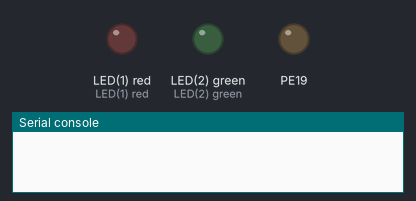
This program was run on a simulated pyboard running MicroPython. On the bench: output pins drawn as LEDs (lit = HIGH), the last lines printed to the serial console. Library files of the repository ran but are not shown: unm3driver.py. At 20.3 s the program stops and its outputs stay as they are.

Above: at 0.1 s.
At 17.3 s:
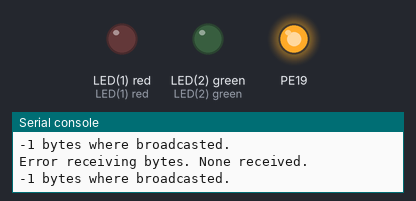
Timing chart, 0 to 21.8 s (numbered marks = the images above):
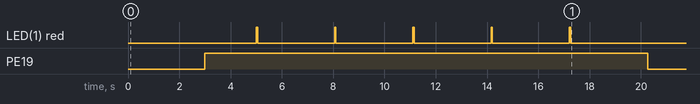

The program:

MeasureCurrent.py
```python
import utime
from pyb import LED
from machine import Pin
from machine import UART
from unm3driver import MessagePacket
from unm3driver import Nm3


# Wait for few seconds to turn on the 3.3V supply
utime.sleep(3.0)

# Switch ON 3.3V to TTL-RS232 converter
p33v_1 = Pin('EN_3V3', mode=Pin.OUT, pull=Pin.PULL_UP, value=1)

utime.sleep(2.0)

# Initialize UART
uart1 = UART(1, 9600)
uart1.init(9600, bits=8, parity=None, stop=1, timeout=50, flow=0, timeout_char=0, read_buf_len=64)

# Instantiate Nm3
nm3 = Nm3(uart1)

# Instantiate LEDs
led_R = LED(1)
led_G = LED(2)

led_R.off()
led_G.off()

#utime.sleep(6.0)
# Repeated Broadcast of "Hello World"
for i in range(5):
    led_R.on()
    byte_count = nm3.send_broadcast_message(b'Hello World')
    print("{:d} bytes where broadcasted.".format(byte_count))
    led_R.off()
    utime.sleep(3.0)

# Switch Off 3.3V to TTL-RS232 converter
p33v_1.value(0)
```

Measured:
- by itself, LED(1) red: alternates HIGH for 0.05 s and LOW for 3.0 s
- by itself, PE19: LOW → HIGH at 3.0 s, → LOW 17.3 s later
